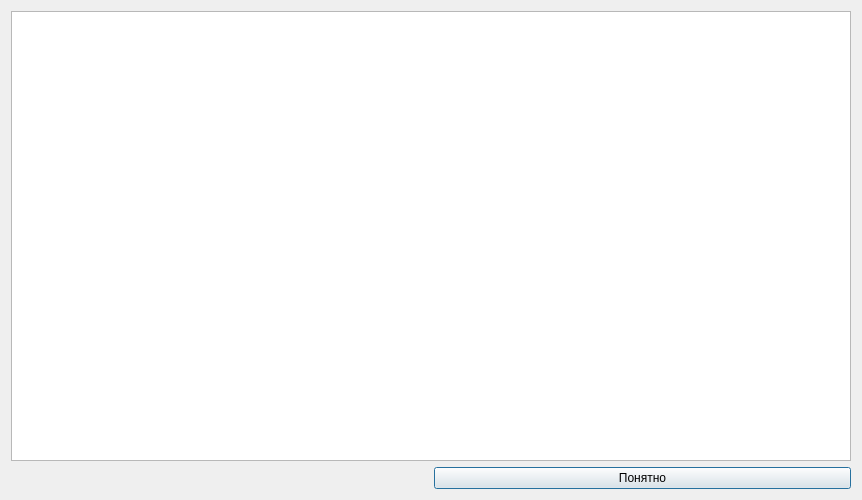
<?xml version="1.0" encoding="UTF-8"?>
<ui version="4.0">
 <class>Dialog</class>
 <widget class="QDialog" name="Dialog">
  <property name="geometry">
   <rect>
    <x>0</x>
    <y>0</y>
    <width>862</width>
    <height>500</height>
   </rect>
  </property>
  <property name="windowTitle">
   <string>Dialog</string>
  </property>
  <layout class="QGridLayout" name="gridLayout">
   <item row="1" column="1">
    <widget class="QPushButton" name="pushButton_agree">
     <property name="text">
      <string>Понятно</string>
     </property>
    </widget>
   </item>
   <item row="0" column="0" colspan="2">
    <widget class="QTextEdit" name="textEdit_capitalization_description"/>
   </item>
  </layout>
 </widget>
 <resources/>
 <connections/>
</ui>
